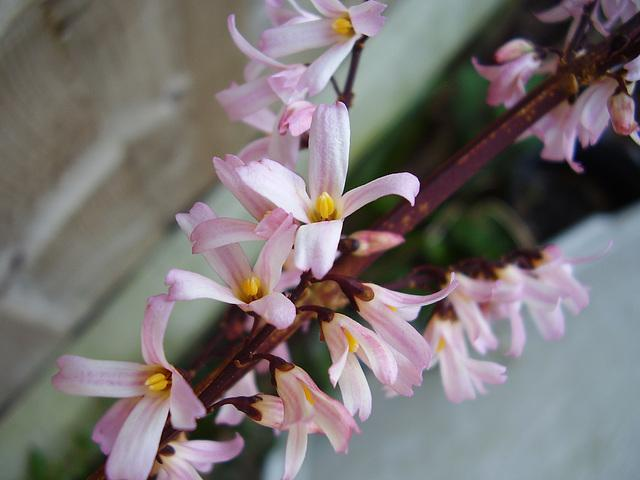
#> input picture python-code/opengl-learning/resources/images/f2.jpg, 640 x 480 px, found by its file name
$ jupyter execute '15-图像特效-图像的镜像变换.ipynb'   (shell and % lines are left out)
#> lines starting #> are read from the running program, lines starting #| are printed output that depends on the picture
# 图像特效-图像的镜像变换

[cell 1]
#coding:utf-8
import numpy as np
import cv2
import matplotlib.pyplot as plt
from numpy.lib.function_base import histogram

[cell 2]
src = cv2.cvtColor(cv2.imread('../datas/f2.jpg'),cv2.COLOR_BGR2RGB)
gray = cv2.imread('../datas/f2.jpg',0)
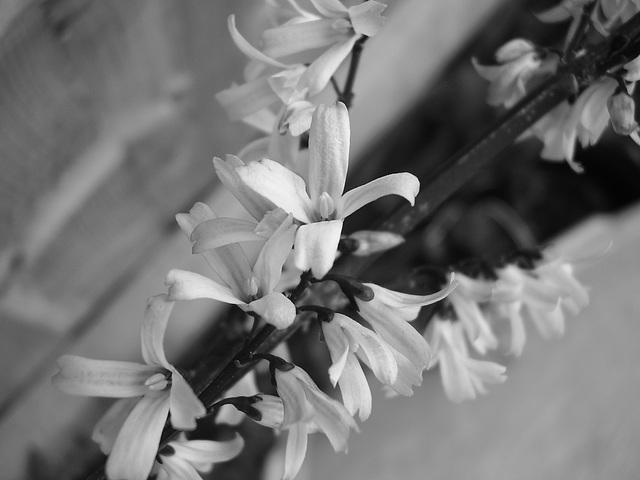
#> gray: shape (480, 640); min 0, max 254, mean 116.2

[cell 3]
def mirror_x(src):
    srci = src.copy()
    if len(src.shape) < 3:
        srci = cv2.cvtColor(src,cv2.COLOR_GRAY2RGB)
    dst = np.zeros_like(srci)
    rows,cols = srci.shape[0],srci.shape[1]
    idx = np.arange(0,cols-1)
    idx_r = np.arange(cols-1,0,-1)
    dst[:,idx_r,:] = srci[:,idx,:]
    return dst

def mirror_y(src):
    srci = src.copy()
    if len(src.shape) < 3:
        srci = cv2.cvtColor(src,cv2.COLOR_GRAY2RGB)
    dst = np.zeros_like(srci)
    rows,cols = srci.shape[0],srci.shape[1]
    idy = np.arange(0,rows-1)
    idy_r = np.arange(rows-1,0,-1)
    dst[idy_r,:,:] = srci[idy,:,:]
    return dst

def mirror_xy(src):
    srci = src.copy()
    if len(src.shape) < 3:
        srci = cv2.cvtColor(src,cv2.COLOR_GRAY2RGB)
    dst = np.zeros_like(srci)
    rows,cols = srci.shape[0],srci.shape[1]
    idx = np.arange(0,cols-1).reshape((cols-1,1))
    idx_r = np.arange(cols-1,0,-1).reshape((cols-1,1))
    idy = np.arange(0,rows-1).reshape((1,rows-1))
    idy_r = np.arange(rows-1,0,-1).reshape((1,rows-1))
    dst[idy_r,idx_r] = srci[idy,idx]
    return dst

[cell 4]
dst = mirror_x(src)
#> in mirror_x, `dst[:,idx_r,:] = srci[:,idx,:]`:
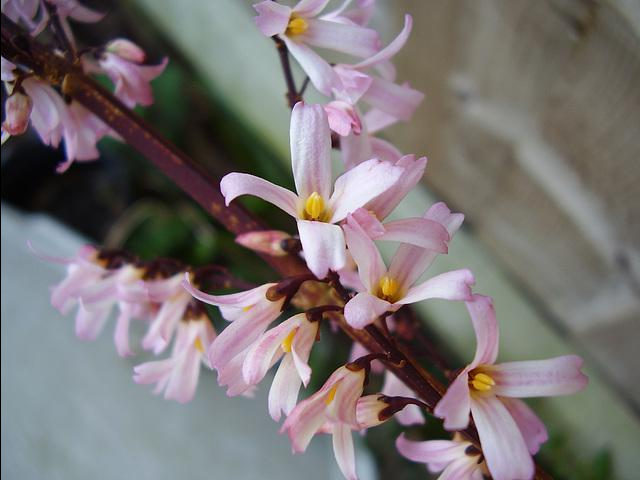
#> dst: shape (480, 640, 3); mean R, G, B 120.6, 114, 114.1
plt.subplot(121)
plt.imshow(src)
plt.title('SRC')
plt.subplot(122)
plt.imshow(dst)
plt.title('Mirror X')
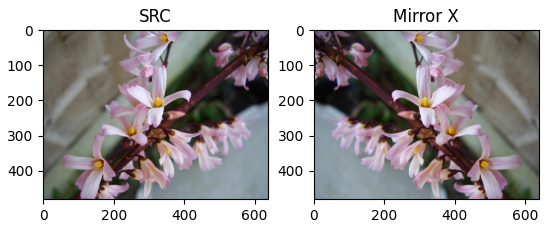
#> figure drawn by matplotlib, 2 panels

[cell 5]
dst = mirror_y(src)
#> in mirror_y, `dst[idy_r,:,:] = srci[idy,:,:]`:
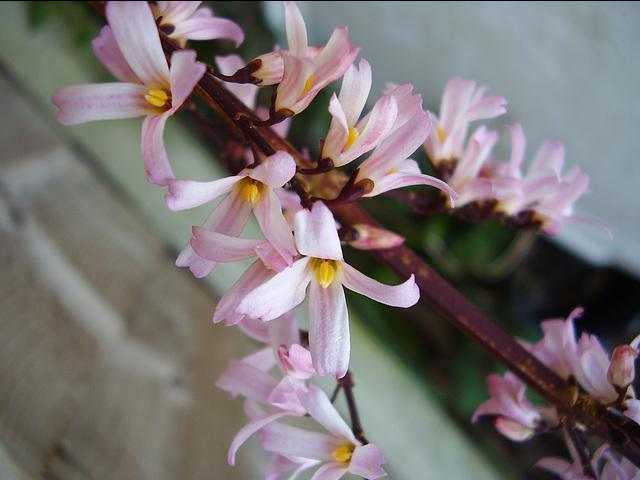
#> dst: shape (480, 640, 3); mean R, G, B 120.6, 113.9, 114
plt.subplot(121)
plt.imshow(src)
plt.title('SRC')
plt.subplot(122)
plt.imshow(dst)
plt.title('Mirror Y')

[cell 6]
dst = mirror_xy(src)
#> in mirror_xy, `dst[idy_r,idx_r] = srci[idy,idx]`:
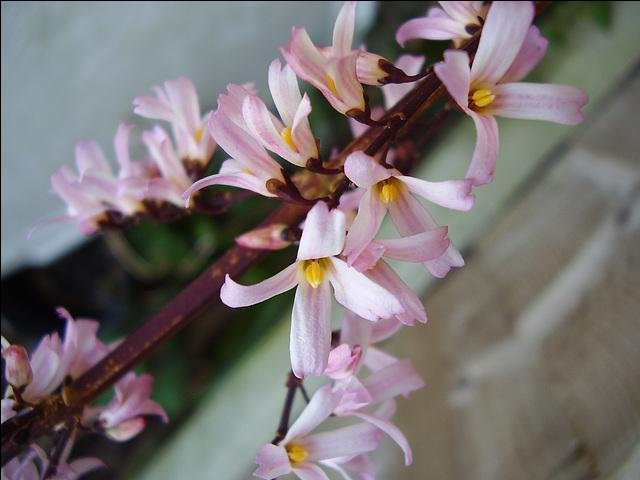
#> dst: shape (480, 640, 3); mean R, G, B 120.4, 113.7, 113.9
plt.subplot(121)
plt.imshow(src)
plt.title('SRC')
plt.subplot(122)
plt.imshow(dst)
plt.title('Mirror XY')

$ run again, with python-code/opengl-learning/resources/images/f1.jpg copied over python-code/opengl-learning/resources/images/f2.jpg
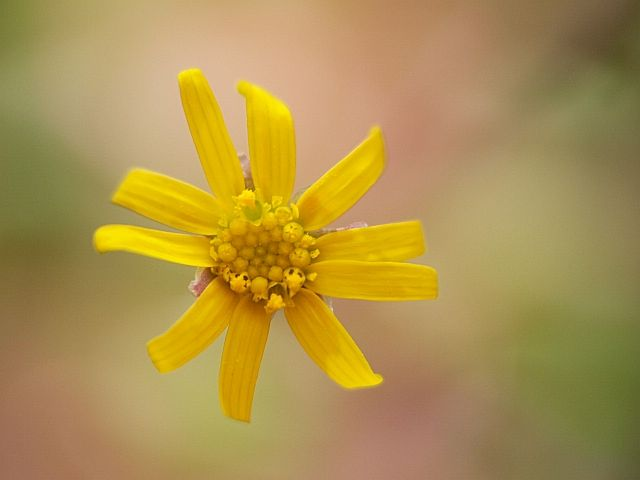
#> input picture python-code/opengl-learning/resources/images/f1.jpg, 640 x 480 px, found by its file name
#> `gray = cv2.imread('../datas/f2.jpg',0)`:
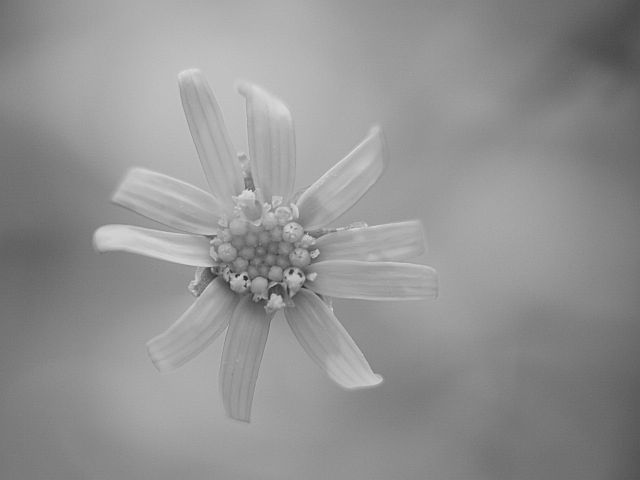
#> gray: shape (480, 640); min 34, max 226, mean 146.3
#> in mirror_xy, `dst[idy_r,idx_r] = srci[idy,idx]`:
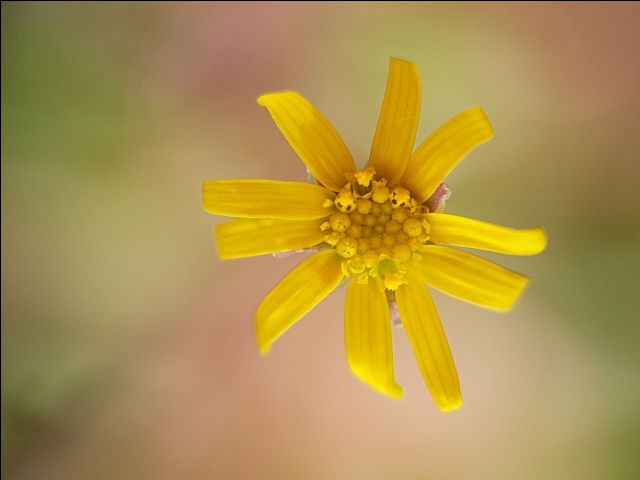
#> dst: shape (480, 640, 3); mean R, G, B 172.7, 145.4, 78.5

$ run again, with python-code/opengl-learning/resources/images/f3.jpg copied over python-code/opengl-learning/resources/images/f2.jpg
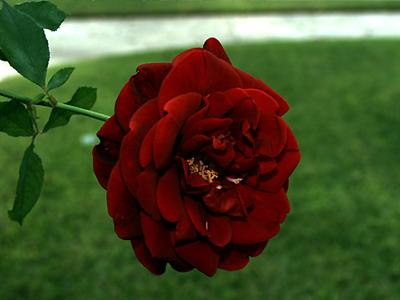
#> input picture python-code/opengl-learning/resources/images/f3.jpg, 400 x 300 px, found by its file name
#> `gray = cv2.imread('../datas/f2.jpg',0)`:
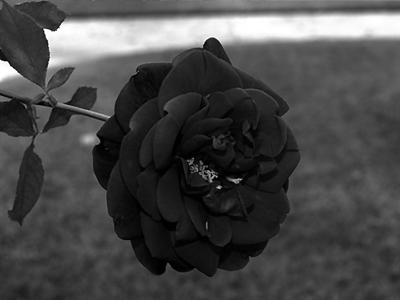
#> gray: shape (300, 400); min 0, max 255, mean 72.4
#> in mirror_xy, `dst[idy_r,idx_r] = srci[idy,idx]`:
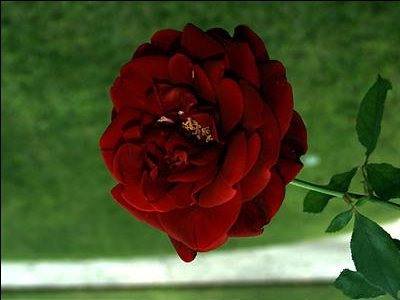
#> dst: shape (300, 400, 3); mean R, G, B 72.1, 78.1, 41

$ run again, with python-code/opengl-learning/resources/images/f4.jpg copied over python-code/opengl-learning/resources/images/f2.jpg
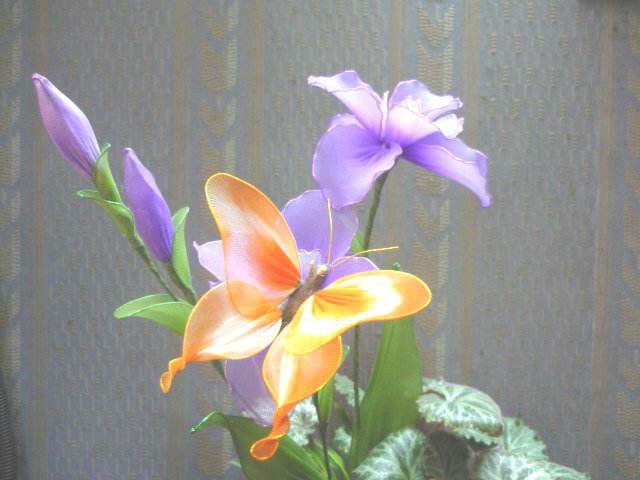
#> input picture python-code/opengl-learning/resources/images/f4.jpg, 640 x 480 px, found by its file name
#> in mirror_y, `dst[idy_r,:,:] = srci[idy,:,:]`:
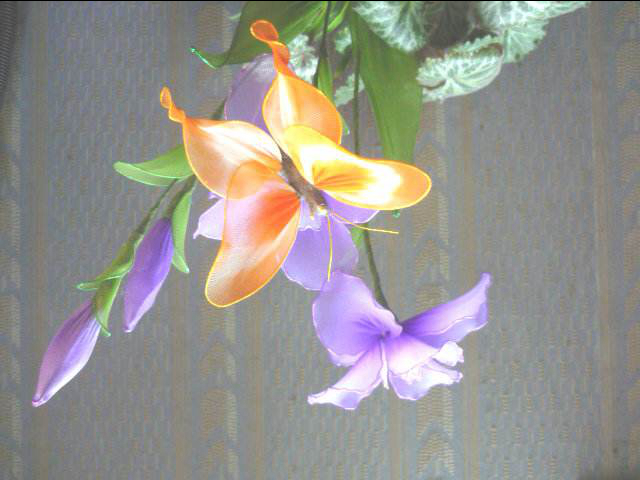
#> dst: shape (480, 640, 3); mean R, G, B 149.8, 147.5, 142.6
#> in mirror_xy, `dst[idy_r,idx_r] = srci[idy,idx]`:
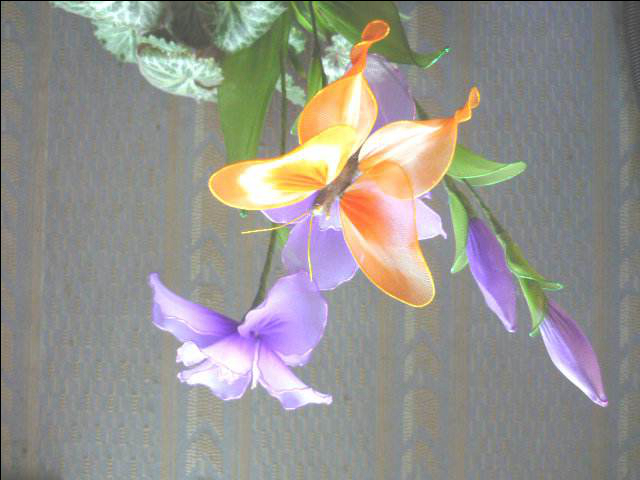
#> dst: shape (480, 640, 3); mean R, G, B 149.6, 147.3, 142.4
